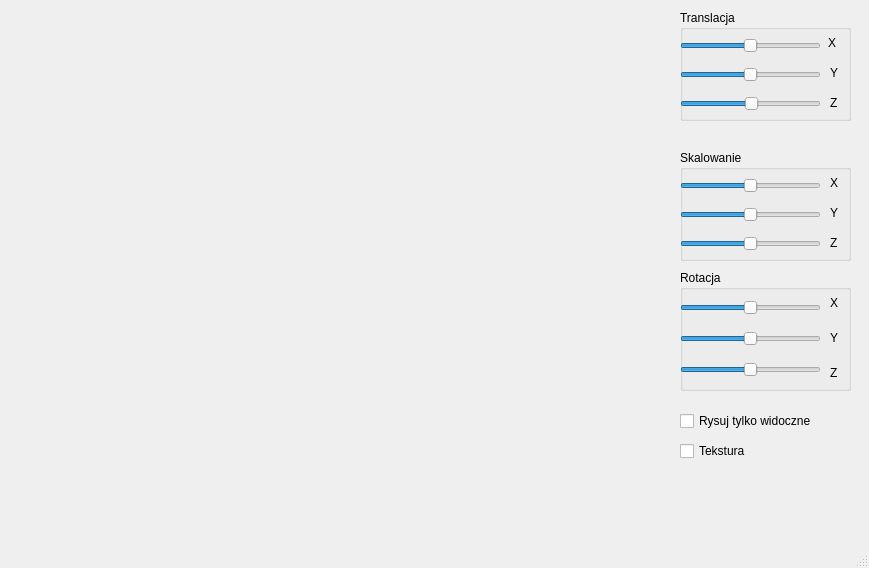
<?xml version="1.0" encoding="UTF-8"?>
<ui version="4.0">
 <class>MainWindow</class>
 <widget class="QMainWindow" name="MainWindow">
  <property name="geometry">
   <rect>
    <x>0</x>
    <y>0</y>
    <width>869</width>
    <height>568</height>
   </rect>
  </property>
  <property name="windowTitle">
   <string>MainWindow</string>
  </property>
  <widget class="QWidget" name="centralwidget">
   <widget class="Ekran" name="widget" native="true">
    <property name="geometry">
     <rect>
      <x>10</x>
      <y>10</y>
      <width>660</width>
      <height>530</height>
     </rect>
    </property>
   </widget>
   <widget class="QGroupBox" name="groupBox">
    <property name="geometry">
     <rect>
      <x>680</x>
      <y>150</y>
      <width>171</width>
      <height>111</height>
     </rect>
    </property>
    <property name="title">
     <string>Skalowanie</string>
    </property>
    <widget class="QWidget" name="verticalLayoutWidget">
     <property name="geometry">
      <rect>
       <x>0</x>
       <y>20</y>
       <width>141</width>
       <height>91</height>
      </rect>
     </property>
     <layout class="QVBoxLayout" name="verticalLayout">
      <item>
       <widget class="QSlider" name="horizontalSlider">
        <property name="minimum">
         <number>10</number>
        </property>
        <property name="maximum">
         <number>150</number>
        </property>
        <property name="value">
         <number>80</number>
        </property>
        <property name="orientation">
         <enum>Qt::Horizontal</enum>
        </property>
       </widget>
      </item>
      <item>
       <widget class="QSlider" name="horizontalSlider_2">
        <property name="minimum">
         <number>10</number>
        </property>
        <property name="maximum">
         <number>150</number>
        </property>
        <property name="value">
         <number>80</number>
        </property>
        <property name="orientation">
         <enum>Qt::Horizontal</enum>
        </property>
       </widget>
      </item>
      <item>
       <widget class="QSlider" name="horizontalSlider_3">
        <property name="minimum">
         <number>10</number>
        </property>
        <property name="maximum">
         <number>150</number>
        </property>
        <property name="value">
         <number>80</number>
        </property>
        <property name="orientation">
         <enum>Qt::Horizontal</enum>
        </property>
       </widget>
      </item>
     </layout>
    </widget>
    <widget class="QLabel" name="label_4">
     <property name="geometry">
      <rect>
       <x>150</x>
       <y>20</y>
       <width>111</width>
       <height>26</height>
      </rect>
     </property>
     <property name="text">
      <string>X</string>
     </property>
    </widget>
    <widget class="QLabel" name="label_6">
     <property name="geometry">
      <rect>
       <x>150</x>
       <y>50</y>
       <width>111</width>
       <height>26</height>
      </rect>
     </property>
     <property name="text">
      <string>Y</string>
     </property>
    </widget>
    <widget class="QLabel" name="label_8">
     <property name="geometry">
      <rect>
       <x>150</x>
       <y>80</y>
       <width>111</width>
       <height>26</height>
      </rect>
     </property>
     <property name="text">
      <string>Z</string>
     </property>
    </widget>
   </widget>
   <widget class="QGroupBox" name="groupBox_2">
    <property name="geometry">
     <rect>
      <x>680</x>
      <y>10</y>
      <width>171</width>
      <height>111</height>
     </rect>
    </property>
    <property name="title">
     <string>Translacja</string>
    </property>
    <widget class="QWidget" name="verticalLayoutWidget_2">
     <property name="geometry">
      <rect>
       <x>0</x>
       <y>20</y>
       <width>141</width>
       <height>91</height>
      </rect>
     </property>
     <layout class="QVBoxLayout" name="verticalLayout_2">
      <item>
       <widget class="QSlider" name="horizontalSlider_4">
        <property name="minimum">
         <number>-250</number>
        </property>
        <property name="maximum">
         <number>250</number>
        </property>
        <property name="orientation">
         <enum>Qt::Horizontal</enum>
        </property>
       </widget>
      </item>
      <item>
       <widget class="QSlider" name="horizontalSlider_5">
        <property name="minimum">
         <number>-250</number>
        </property>
        <property name="maximum">
         <number>250</number>
        </property>
        <property name="value">
         <number>0</number>
        </property>
        <property name="orientation">
         <enum>Qt::Horizontal</enum>
        </property>
       </widget>
      </item>
      <item>
       <widget class="QSlider" name="horizontalSlider_6">
        <property name="minimum">
         <number>-60</number>
        </property>
        <property name="maximum">
         <number>60</number>
        </property>
        <property name="value">
         <number>1</number>
        </property>
        <property name="orientation">
         <enum>Qt::Horizontal</enum>
        </property>
       </widget>
      </item>
     </layout>
    </widget>
    <widget class="QLabel" name="label">
     <property name="geometry">
      <rect>
       <x>148</x>
       <y>20</y>
       <width>111</width>
       <height>26</height>
      </rect>
     </property>
     <property name="text">
      <string>X</string>
     </property>
    </widget>
    <widget class="QLabel" name="label_2">
     <property name="geometry">
      <rect>
       <x>150</x>
       <y>50</y>
       <width>111</width>
       <height>26</height>
      </rect>
     </property>
     <property name="text">
      <string>Y</string>
     </property>
    </widget>
    <widget class="QLabel" name="label_3">
     <property name="geometry">
      <rect>
       <x>150</x>
       <y>80</y>
       <width>111</width>
       <height>26</height>
      </rect>
     </property>
     <property name="text">
      <string>Z</string>
     </property>
    </widget>
   </widget>
   <widget class="QGroupBox" name="groupBox_3">
    <property name="geometry">
     <rect>
      <x>680</x>
      <y>270</y>
      <width>171</width>
      <height>121</height>
     </rect>
    </property>
    <property name="title">
     <string>Rotacja</string>
    </property>
    <widget class="QWidget" name="verticalLayoutWidget_3">
     <property name="geometry">
      <rect>
       <x>0</x>
       <y>20</y>
       <width>141</width>
       <height>100</height>
      </rect>
     </property>
     <layout class="QVBoxLayout" name="verticalLayout_3">
      <item>
       <widget class="QSlider" name="horizontalSlider_7">
        <property name="minimum">
         <number>-180</number>
        </property>
        <property name="maximum">
         <number>180</number>
        </property>
        <property name="orientation">
         <enum>Qt::Horizontal</enum>
        </property>
       </widget>
      </item>
      <item>
       <widget class="QSlider" name="horizontalSlider_8">
        <property name="minimum">
         <number>-180</number>
        </property>
        <property name="maximum">
         <number>180</number>
        </property>
        <property name="orientation">
         <enum>Qt::Horizontal</enum>
        </property>
       </widget>
      </item>
      <item>
       <widget class="QSlider" name="horizontalSlider_9">
        <property name="minimum">
         <number>-180</number>
        </property>
        <property name="maximum">
         <number>180</number>
        </property>
        <property name="orientation">
         <enum>Qt::Horizontal</enum>
        </property>
       </widget>
      </item>
     </layout>
    </widget>
    <widget class="QLabel" name="label_5">
     <property name="geometry">
      <rect>
       <x>150</x>
       <y>20</y>
       <width>111</width>
       <height>26</height>
      </rect>
     </property>
     <property name="text">
      <string>X</string>
     </property>
    </widget>
    <widget class="QLabel" name="label_7">
     <property name="geometry">
      <rect>
       <x>150</x>
       <y>50</y>
       <width>16</width>
       <height>35</height>
      </rect>
     </property>
     <property name="text">
      <string>Y</string>
     </property>
    </widget>
    <widget class="QLabel" name="label_9">
     <property name="geometry">
      <rect>
       <x>150</x>
       <y>90</y>
       <width>111</width>
       <height>26</height>
      </rect>
     </property>
     <property name="text">
      <string>Z</string>
     </property>
    </widget>
   </widget>
   <widget class="QCheckBox" name="checkBox">
    <property name="geometry">
     <rect>
      <x>680</x>
      <y>410</y>
      <width>131</width>
      <height>22</height>
     </rect>
    </property>
    <property name="text">
     <string>Rysuj tylko widoczne</string>
    </property>
   </widget>
   <widget class="QCheckBox" name="checkBox_2">
    <property name="geometry">
     <rect>
      <x>680</x>
      <y>440</y>
      <width>131</width>
      <height>22</height>
     </rect>
    </property>
    <property name="text">
     <string>Tekstura</string>
    </property>
   </widget>
  </widget>
  <widget class="QMenuBar" name="menubar">
   <property name="geometry">
    <rect>
     <x>0</x>
     <y>0</y>
     <width>869</width>
     <height>21</height>
    </rect>
   </property>
  </widget>
  <widget class="QStatusBar" name="statusbar"/>
 </widget>
 <customwidgets>
  <customwidget>
   <class>Ekran</class>
   <extends>QWidget</extends>
   <header>ekran.h</header>
   <container>1</container>
   <slots>
    <slot>scaleX(int)</slot>
    <slot>scaleY(int)</slot>
    <slot>scaleZ(int)</slot>
    <slot>rotX(int)</slot>
    <slot>rotY(int)</slot>
    <slot>rotZ(int)</slot>
    <slot>transX(int)</slot>
    <slot>transY(int)</slot>
    <slot>transZ(int)</slot>
    <slot>przesX(int)</slot>
    <slot>przesY(int)</slot>
    <slot>skalX(int)</slot>
    <slot>skalY(int)</slot>
    <slot>rotacja(int)</slot>
    <slot>pochX(int)</slot>
    <slot>pochY(int)</slot>
    <slot>ogniskowa(int)</slot>
    <slot>stateChanged(int)</slot>
    <slot>teksturaChanged(int)</slot>
   </slots>
  </customwidget>
 </customwidgets>
 <resources/>
 <connections>
  <connection>
   <sender>horizontalSlider</sender>
   <signal>valueChanged(int)</signal>
   <receiver>widget</receiver>
   <slot>scaleX(int)</slot>
   <hints>
    <hint type="sourcelabel">
     <x>704</x>
     <y>200</y>
    </hint>
    <hint type="destinationlabel">
     <x>651</x>
     <y>73</y>
    </hint>
   </hints>
  </connection>
  <connection>
   <sender>horizontalSlider_2</sender>
   <signal>valueChanged(int)</signal>
   <receiver>widget</receiver>
   <slot>scaleY(int)</slot>
   <hints>
    <hint type="sourcelabel">
     <x>715</x>
     <y>229</y>
    </hint>
    <hint type="destinationlabel">
     <x>639</x>
     <y>99</y>
    </hint>
   </hints>
  </connection>
  <connection>
   <sender>horizontalSlider_3</sender>
   <signal>valueChanged(int)</signal>
   <receiver>widget</receiver>
   <slot>scaleZ(int)</slot>
   <hints>
    <hint type="sourcelabel">
     <x>718</x>
     <y>258</y>
    </hint>
    <hint type="destinationlabel">
     <x>617</x>
     <y>128</y>
    </hint>
   </hints>
  </connection>
  <connection>
   <sender>horizontalSlider_7</sender>
   <signal>valueChanged(int)</signal>
   <receiver>widget</receiver>
   <slot>rotX(int)</slot>
   <hints>
    <hint type="sourcelabel">
     <x>715</x>
     <y>336</y>
    </hint>
    <hint type="destinationlabel">
     <x>623</x>
     <y>308</y>
    </hint>
   </hints>
  </connection>
  <connection>
   <sender>horizontalSlider_8</sender>
   <signal>valueChanged(int)</signal>
   <receiver>widget</receiver>
   <slot>rotY(int)</slot>
   <hints>
    <hint type="sourcelabel">
     <x>712</x>
     <y>367</y>
    </hint>
    <hint type="destinationlabel">
     <x>647</x>
     <y>341</y>
    </hint>
   </hints>
  </connection>
  <connection>
   <sender>horizontalSlider_9</sender>
   <signal>valueChanged(int)</signal>
   <receiver>widget</receiver>
   <slot>rotZ(int)</slot>
   <hints>
    <hint type="sourcelabel">
     <x>704</x>
     <y>398</y>
    </hint>
    <hint type="destinationlabel">
     <x>643</x>
     <y>369</y>
    </hint>
   </hints>
  </connection>
  <connection>
   <sender>horizontalSlider_4</sender>
   <signal>valueChanged(int)</signal>
   <receiver>widget</receiver>
   <slot>transX(int)</slot>
   <hints>
    <hint type="sourcelabel">
     <x>698</x>
     <y>74</y>
    </hint>
    <hint type="destinationlabel">
     <x>631</x>
     <y>190</y>
    </hint>
   </hints>
  </connection>
  <connection>
   <sender>horizontalSlider_5</sender>
   <signal>valueChanged(int)</signal>
   <receiver>widget</receiver>
   <slot>transY(int)</slot>
   <hints>
    <hint type="sourcelabel">
     <x>701</x>
     <y>103</y>
    </hint>
    <hint type="destinationlabel">
     <x>651</x>
     <y>221</y>
    </hint>
   </hints>
  </connection>
  <connection>
   <sender>horizontalSlider_6</sender>
   <signal>valueChanged(int)</signal>
   <receiver>widget</receiver>
   <slot>transZ(int)</slot>
   <hints>
    <hint type="sourcelabel">
     <x>701</x>
     <y>132</y>
    </hint>
    <hint type="destinationlabel">
     <x>659</x>
     <y>252</y>
    </hint>
   </hints>
  </connection>
  <connection>
   <sender>checkBox</sender>
   <signal>stateChanged(int)</signal>
   <receiver>widget</receiver>
   <slot>stateChanged(int)</slot>
   <hints>
    <hint type="sourcelabel">
     <x>752</x>
     <y>444</y>
    </hint>
    <hint type="destinationlabel">
     <x>596</x>
     <y>444</y>
    </hint>
   </hints>
  </connection>
  <connection>
   <sender>checkBox_2</sender>
   <signal>stateChanged(int)</signal>
   <receiver>widget</receiver>
   <slot>teksturaChanged(int)</slot>
   <hints>
    <hint type="sourcelabel">
     <x>742</x>
     <y>474</y>
    </hint>
    <hint type="destinationlabel">
     <x>612</x>
     <y>482</y>
    </hint>
   </hints>
  </connection>
 </connections>
</ui>
